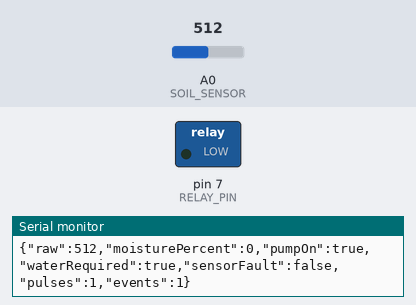
This sketch was run on a simulated Arduino Uno, built with avr-gcc and run on an emulated ATmega328P. Shown: switched loads named in the sketch (green lamp = pin HIGH), the last lines printed to the serial monitor. The inputs (shaded band) are chosen by the test bench; at power-on: A0 (SOIL_SENSOR) = 512.

Above: at 7.8 s.
At 17.8 s:
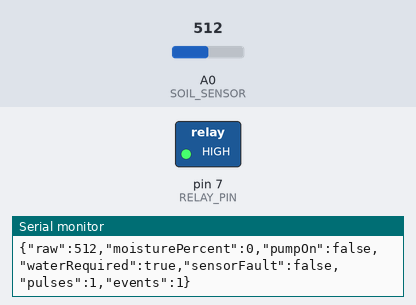
Timing chart, 0 to 26.4 s (numbered marks = the images above):
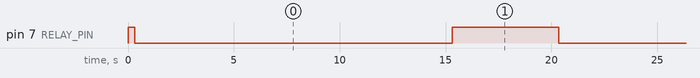

The sketch:

project_arduino.ino
```cpp
/*
  Smart Plant Watering System
  Four software improvements:
  1. Averaged sensor readings
  2. Hysteresis-based watering thresholds
  3. Pulse-and-soak watering
  4. Sensor fault detection and safety stop

  Serial baud rate: 9600
  Frontend commands: WATER and STOP
*/

#define SOIL_SENSOR A0
#define RELAY_PIN 7

// Example values:
const int DRY_RAW = 510;
const int WET_RAW = 330;

const int DRY_START_PERCENT = 30;
const int WET_STOP_PERCENT = 45;

const unsigned long SENSOR_INTERVAL_MS = 500;
const unsigned long REPORT_INTERVAL_MS = 1000;
const unsigned long PUMP_PULSE_MS = 15000;
const unsigned long SOAK_TIME_MS = 5000;

const int MAX_PULSES = 5;
const int AVERAGE_SAMPLES = 5;

// This assumes an active-LOW relay.
// Change these if your relay module is active-HIGH.
const int RELAY_ON = LOW;
const int RELAY_OFF = HIGH;

enum WaterState { IDLE, PUMPING, SOAKING };
WaterState waterState = IDLE;

int rawReading = 0;
int moisturePercent = 0;
bool pumpOn = false;
bool sensorFault = false;
bool manualWaterRequest = false;

int pulseCount = 0;
int railReadingCount = 0;
int normalRecoveryCount = 0;

unsigned long stateStartedAt = 0;
unsigned long lastSensorAt = 0;
unsigned long lastReportAt = 0;
unsigned long wateringEvents = 0;

String lastEvent = "System started";

int readAveragedSensor() {
  long total = 0;

  for (int i = 0; i < AVERAGE_SAMPLES; i++) {
    total += analogRead(SOIL_SENSOR);
    delay(5);
  }

  return total / AVERAGE_SAMPLES;
}

int rawToPercent(int raw) {
  if (DRY_RAW == WET_RAW) return 0;

  long percent =
    ((long)(DRY_RAW - raw) * 100L) / (DRY_RAW - WET_RAW);

  percent = constrain(percent, 0, 100);
  return (int)percent;
}

void setPump(bool on) {
  digitalWrite(RELAY_PIN, on ? RELAY_ON : RELAY_OFF);
  pumpOn = on;
}

void stopWatering(const char* reason) {
  setPump(false);
  waterState = IDLE;
  manualWaterRequest = false;
  pulseCount = 0;
  lastEvent = reason;
}

void startPulse() {
  if (sensorFault) {
    setPump(false);
    lastEvent = "Safety stop: sensor fault";
    return;
  }

  setPump(true);
  pulseCount++;
  stateStartedAt = millis();
  waterState = PUMPING;
  lastEvent = "Watering pulse started";
}

void handleSerialCommands() {
  static String command = "";

  while (Serial.available() > 0) {
    char c = (char)Serial.read();

    if (c == '\n' || c == '\r') {
      command.trim();
      command.toUpperCase();

      if (command == "STOP") {
        stopWatering("Pump stopped by user");
      }
      else if (command == "WATER") {
        if (!sensorFault) {
          manualWaterRequest = true;
          lastEvent = "Manual watering requested";
        } else {
          lastEvent = "Manual request rejected: sensor fault";
        }
      }

      command = "";
    }
    else if (command.length() < 20) {
      command += c;
    }
  }
}

void updateSensor() {
  rawReading = readAveragedSensor();

  // Detect repeated readings at the ADC limits.
  if (rawReading <= 2 || rawReading >= 1021) {
    if (railReadingCount < 20) railReadingCount++;
  } else {
    railReadingCount = 0;
  }

  if (railReadingCount >= 8) {
    sensorFault = true;
    setPump(false);
    waterState = IDLE;
    manualWaterRequest = false;
    normalRecoveryCount = 0;
    lastEvent = "Sensor fault: reading out of range";
  }
  else if (sensorFault) {
    if (rawReading > 2 && rawReading < 1021) {
      normalRecoveryCount++;
    } else {
      normalRecoveryCount = 0;
    }

    if (normalRecoveryCount >= 10) {
      sensorFault = false;
      railReadingCount = 0;
      normalRecoveryCount = 0;
      lastEvent = "Sensor readings recovered";
    }
  }

  moisturePercent = rawToPercent(rawReading);
}

void updateWateringState() {
  unsigned long now = millis();

  if (sensorFault) {
    setPump(false);
    waterState = IDLE;
    manualWaterRequest = false;
    return;
  }

  if (waterState == IDLE) {
    if (manualWaterRequest ||
        moisturePercent <= DRY_START_PERCENT) {

      manualWaterRequest = false;
      pulseCount = 0;
      wateringEvents++;
      startPulse();
    }
  }
  else if (waterState == PUMPING) {
    if (now - stateStartedAt >= PUMP_PULSE_MS) {
      setPump(false);
      stateStartedAt = now;
      waterState = SOAKING;
      lastEvent = "Pump off; soil soaking";
    }
  }
  else if (waterState == SOAKING) {
    if (now - stateStartedAt >= SOAK_TIME_MS) {
      updateSensor();

      if (sensorFault) {
        stopWatering("Safety stop: sensor fault");
      }
      else if (moisturePercent >= WET_STOP_PERCENT) {
        stopWatering("Watering complete: moisture sufficient");
      }
      else if (pulseCount >= MAX_PULSES) {
        stopWatering("Maximum pulses reached");
      }
      else {
        startPulse();
      }
    }
  }
}

void reportStatus() {
  bool waterRequired =
    sensorFault ||
    moisturePercent <= DRY_START_PERCENT ||
    waterState != IDLE;

  Serial.print("{\"raw\":");
  Serial.print(rawReading);

  Serial.print(",\"moisturePercent\":");
  Serial.print(moisturePercent);

  Serial.print(",\"pumpOn\":");
  Serial.print(pumpOn ? "true" : "false");

  Serial.print(",\"waterRequired\":");
  Serial.print(waterRequired ? "true" : "false");

  Serial.print(",\"sensorFault\":");
  Serial.print(sensorFault ? "true" : "false");

  Serial.print(",\"pulses\":");
  Serial.print(pulseCount);

  Serial.print(",\"events\":");
  Serial.print(wateringEvents);

  Serial.println("}");
}

void setup() {
  Serial.begin(9600);

  pinMode(SOIL_SENSOR, INPUT);
  pinMode(RELAY_PIN, OUTPUT);

  // Ensure pump is OFF at startup.
  setPump(false);

  delay(300);
  updateSensor();

  lastEvent = "System started";
  Serial.println("Smart Plant Watering System ready");
}

void loop() {
  handleSerialCommands();

  unsigned long now = millis();

  if (now - lastSensorAt >= SENSOR_INTERVAL_MS) {
    lastSensorAt = now;
    updateSensor();
  }

  updateWateringState();

  if (now - lastReportAt >= REPORT_INTERVAL_MS) {
    lastReportAt = now;
    reportStatus();
  }
}
```

Measured:
- by itself, pin 7 (RELAY_PIN): alternates HIGH for 5.0 s and LOW for 15.0 s
